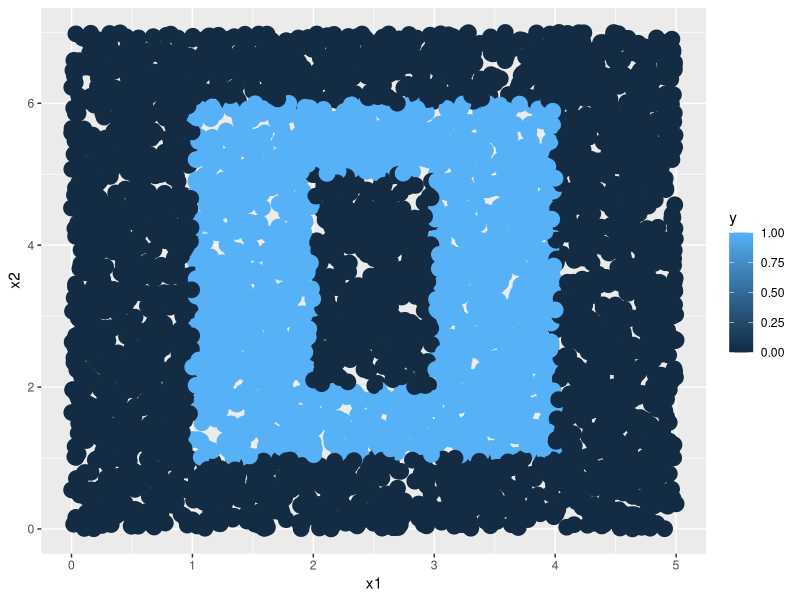

Write R code to recreate this figure. (Note: this script raises an error after producing the figure.)
library(tidyverse)

# Setear directorio
setwd(dirname(rstudioapi::getActiveDocumentContext()$path))

# Determinar si un punto pertenece o no al cero
es_cero <- function(x1, x2) {
  if ((x1 >=1 & x1 <= 4) & (x2 >= 1 & x2 <= 6)) {
    if ((x1 >=2 & x1 <= 3) & (x2 >= 2 & x2 <= 5)) return(0.0) # rectángulo interno
    return(1.0) # rectángulo externo
  }
  return(0.0) # exterior
}

# Crear dataset
set.seed(505)
n <- 5000
cero <- data.frame(
  x1 = runif(n, min = 0, max = 5),
  x2 = runif(n, min = 0, max = 7)
)
cero$y <- as.numeric(map2(cero$x1, cero$x2, es_cero))

# Visualizar dataset
cero %>% ggplot(aes(x = x1, y = x2, color = y)) + geom_point(size = 5)

# Guardar dataset
cero %>% write.csv("../1b_datasets/cero.csv", row.names = FALSE)
